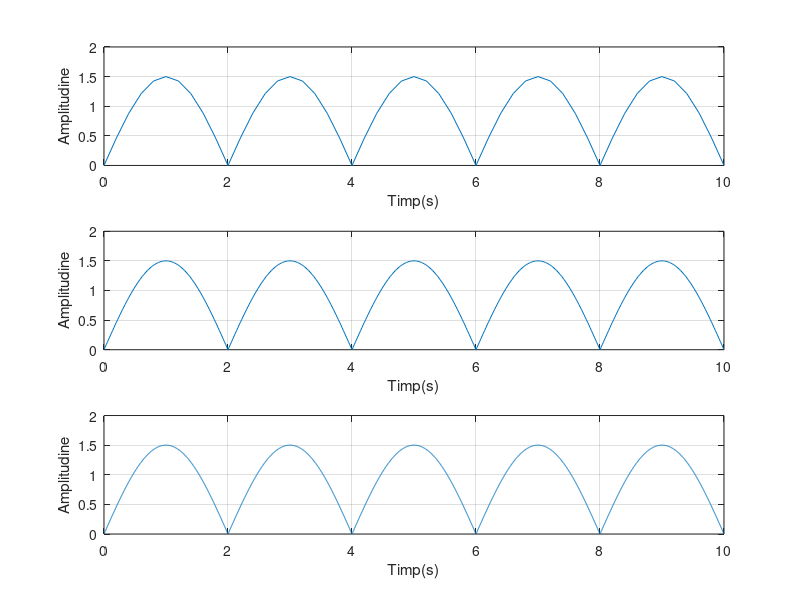

Source code (MATLAB):

t1=0:0.2:10;                   
s1=abs(1.5*sin(2*pi*0.25*t1)); 
subplot(3,1,1)
plot(t1,s1),grid  %se genereaza graf. t1 in fct. de s1
xlabel('Timp(s)')
ylabel('Amplitudine') 

t2=0:0.02:10;
s2=abs(1.5*sin(2*pi*0.25*t2));
subplot(3,1,2)
plot(t2,s2),grid %se genereaza graf. t2 in fct. de s2
xlabel('Timp(s)')
ylabel('Amplitudine')

t3=0:0.002:10;
s3=abs(1.5*sin(2*pi*0.25*t3));
subplot(3,1,3)
plot(t3,s3),grid %se genereaza graf. t3 in fct. de s3
xlabel('Timp(s)')
ylabel('Amplitudine')


    